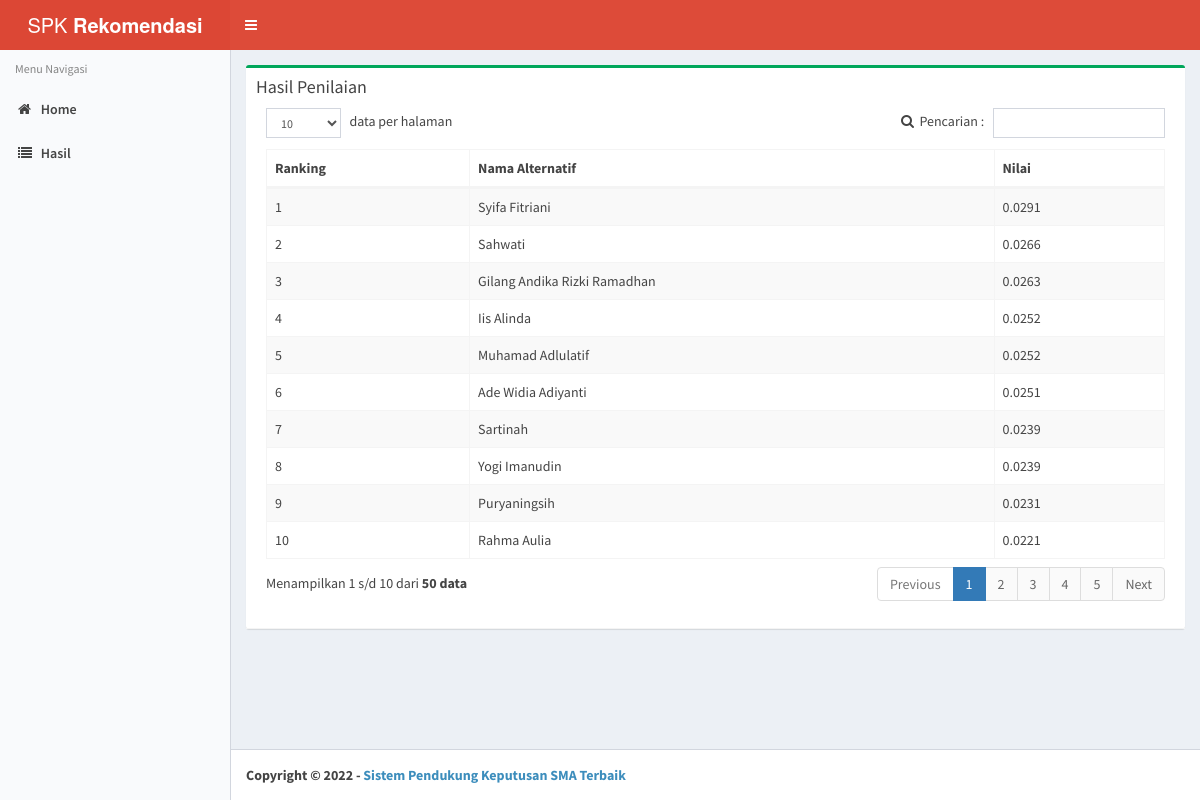
Screenshot of /index.php/auth/User with the database file from the repository.
### tables this page shows
CREATE TABLE `hasil` (
  `id_hasil` int(11) NOT NULL,
  `id_alternatif` int(11) NOT NULL,
  `nilai` double(11,4) NOT NULL
);

CREATE TABLE `alternatif` (
  `id_alternatif` int(5) NOT NULL,
  `nama_alternatif` varchar(50) NOT NULL
);

### application/controllers/Auth.php (called while the page is built, shortened)
<?php
class Auth extends CI_Controller{
     public function __construct() {
    $this->load->model('hasil_model');
     }
    public function User(){
        $data['hasil'] = $this->hasil_model->get_all()->result();
        $this->load->view('hasil_user/data_user', $data);
    }
}

### index.php (called while the page is built, shortened)
<?php
require_once BASEPATH.'core/CodeIgniter.php';

### application/models/Hasil_model.php (called while the page is built, shortened)
<?php
class Hasil_model extends CI_Model
{
    public function get_all()
    {
        $this->db->order_by('nilai', 'desc');
        $this->db->join('alternatif', 'alternatif.id_alternatif=hasil.id_alternatif', 'left');
        return $this->db->get('hasil');
    }
}

### application/views/hasil_user/data_user.php (the view, shortened to what this page needs)
<?php $this->load->view('template/header_user'); ?>
<div class="box box-success">
    <div class="box-header with-border">
        <h3 class="box-title">Hasil Penilaian</h3>
    <div class="box-body">
        <div class="table-responsive">
            <table class="table table-striped table-bordered" id="dataTables1">
                <thead>
                    <tr>
                        <th>Ranking</th>
                        <th>Nama Alternatif</th>
                        <th>Nilai</th>
                    </tr>
                </thead>
                <tbody>
                    <?php foreach ($hasil as $row) { ?>
                    <tr>
                        <td></td>
                        <td><?php echo $row->nama_alternatif; ?></td>
                        <td><?php echo floatval($row->nilai); ?></td>
                    </tr>
                    <?php } ?>
                </tbody>
            </table>
        </div>
    </div>
</div>
<?php $this->load->view('template/footer'); ?>

### application/views/template/header_user.php (shortened to what this page needs)
<!DOCTYPE html>
<html>
<head>
    <link rel="stylesheet" href="<?php echo base_url('assets/css/bootstrap.min.css'); ?>">
    <link href="<?php echo base_url('assets/datatables/css/dataTables.bootstrap.min.css'); ?>" rel="stylesheet">
    <link rel="stylesheet" href="<?php echo base_url('assets/css/font-awesome.min.css'); ?>">
    <link rel="stylesheet" href="<?php echo base_url('assets/css/AdminLTE.min.css'); ?>">
    <link rel="stylesheet" href="<?php echo base_url('assets/css/skins/_all-skins.min.css'); ?>">
    <link rel="stylesheet" href="<?php echo base_url('assets/css/custom.css'); ?>">
</head>
<body class="hold-transition skin-red-light sidebar-mini">
    <div class="wrapper">
        <header class="main-header">
            <a href="<?php echo site_url(); ?>" class="logo">
                <span class="logo-lg">SPK <b>Rekomendasi</b></span>
            </a>
            <nav class="navbar navbar-static-top" role="navigation">
                <a href="#" class="sidebar-toggle" data-toggle="offcanvas" role="button">
                </a>
            </nav>
        </header>
        <aside class="main-sidebar">
            <section class="sidebar">
                <ul class="sidebar-menu">
                    <li class="header">Menu Navigasi</li>
                    <?php $this->load->view('template/menu_user'); ?>
                </ul>
            </section>
        </aside>
        <div class="content-wrapper">
            <section class="content">

### application/views/template/menu_user.php
<li <?php echo ($this->uri->segment(1) == '' || $this->uri->segment(1) == 'home') ? 'class="active"' : ''; ?>><a href="<?php echo site_url('home_user'); ?>"><i class="fa fa-home"></i> <span>Home</span></a></li>
<li <?php echo $this->uri->segment(1) == 'hasil' ? 'class="active"' : ''; ?>><a href="<?php echo site_url('auth/user'); ?>"><i class="fa fa-list"></i> <span>Hasil</span></a></li>

### application/views/template/footer.php (shortened to what this page needs)
</section>
</div>
<footer class="main-footer">
    <strong>Copyright &copy; <?php echo date('Y'); ?> - <a href="#">Sistem Pendukung Keputusan SMA Terbaik</a></strong>
</footer>
</div>
</body>
</html>

### assets/css/custom.css (style rules this page uses)
.dataTable > thead > tr > th[class*="sort"]:after { content: "" !important; }
.dataTable > thead > tr > th[class*="sort"]:before { content: "" !important; }

### rows the page displays
hasil: id_alternatif.nama_alternatif "Syifa Fitriani", nilai "0.0291"
hasil: id_alternatif.nama_alternatif "Sahwati", nilai "0.0266"
hasil: id_alternatif.nama_alternatif "Gilang Andika Rizki Ramadhan", nilai "0.0263"
hasil: id_alternatif.nama_alternatif "Iis Alinda", nilai "0.0252"
hasil: id_alternatif.nama_alternatif "Muhamad Adlulatif", nilai "0.0252"
hasil: id_alternatif.nama_alternatif "Ade Widia Adiyanti", nilai "0.0251"
hasil: id_alternatif.nama_alternatif "Sartinah", nilai "0.0239"
hasil: id_alternatif.nama_alternatif "Yogi Imanudin", nilai "0.0239"
hasil: id_alternatif.nama_alternatif "Puryaningsih", nilai "0.0231"
hasil: id_alternatif.nama_alternatif "Rahma Aulia", nilai "0.0221"
